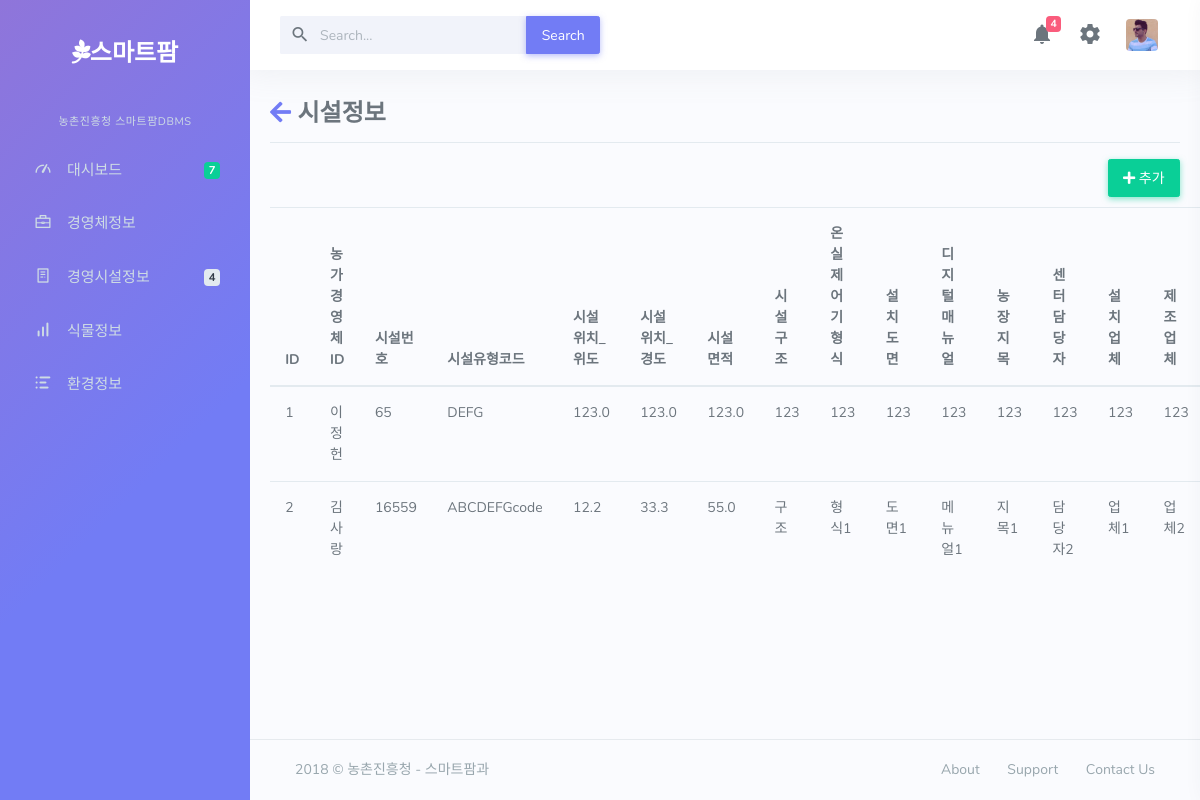
Before: /gi with the older database file.
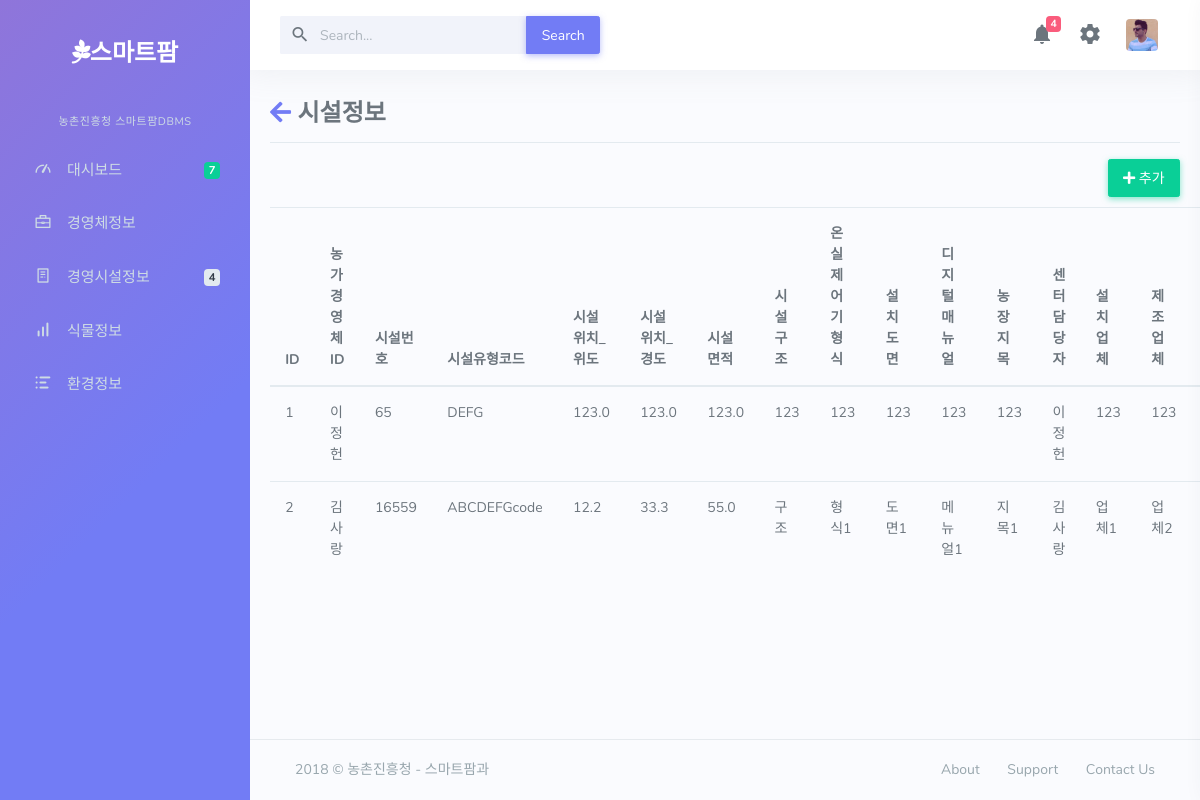
After: the same page with the newer database file.
### dashboard/models.py (models this page shows, shortened)
class gb_info(models.Model):
	FI_ID=models.ForeignKey(e1model)
	GB_NUMBER=models.IntegerField(null=True)
	GB_KIND_CODE=models.CharField(max_length=20)
	GB_FA_LATITUDE=models.FloatField(null=True)
	GB_FA_LONGITUDE=models.FloatField(null=True)
	GB_SIZE=models.FloatField(null=True)
	GB_ARCHITECTURE=models.CharField(max_length=50)
	GB_CONT_KIND=models.CharField(max_length=50)
	GB_INSTALL_DIAGRM=models.CharField(max_length=50)
	GB_DIGITAL_MANUAL=models.CharField(max_length=50)
	GB_FA_LAND_CATER=models.CharField(max_length=50)
	GB_CENTER_DIRECT=models.CharField(max_length=10)
	GB_INSTAL=models.CharField(max_length=50)
	GB_MANUFA=models.CharField(max_length=50)
	GB_MAINTE_COMP=models.CharField(max_length=50)
	DA_ID=models.ForeignKey(device_admin)

class e1model(models.Model):
	GB_FA_ID=models.CharField(max_length=30)
	GB_FA_PW=models.CharField(max_length=20)
	CTVT_FCLTY_ID=models.CharField(max_length=30)
	GB_FA_PHONE=models.CharField(max_length=13)
	GB_FA_EMAIL=models.CharField(max_length=30)
	GB_FA_ADDR=models.CharField(max_length=100)
	GB_FA_NAME=models.CharField(max_length=20)
	GB_FA_SIZE=models.IntegerField(null=True)
	GB_FAM_NUM=models.IntegerField(null=True)
	GB_COOPER_UNIT=models.CharField(max_length=30)

### dashboard/views.py (the view)
# urls.py: url(r'^gi$',views.gi,name='gi'),
def gi(request):
	ds=gb_info.objects.all()
	return render(request,"farm/gi.html",{"ds":ds})

### dashboard/templates/farm/gi.html (shortened to what this page needs)
{% extends 'farm/base.html' %}
{% block content %}
{% load staticfiles %}
	<link href="{% static 'farm/css/e1.css' %}" rel="stylesheet">
	<link href="https://use.fontawesome.com/releases/v5.0.7/css/all.css" rel="stylesheet">
	<div class=tg>
		<h3><a href="{% url 'elist' %}"><i class="fas fa-arrow-left"></i></a> 시설정보</h3>
		<hr>
		<a href="{% url 'gi_update' %}"><button class="btn btn-success"><i class="fas fa-plus"></i> 추가</button></a>
		<table class="table table-hover">
		  <thead>
		    <tr>
		      <th scope="col">ID</th>
		      <th scope="col">농가경영체ID</th>
		      <th scope="col">시설번호</th>
		      <th scope="col">시설유형코드</th>
		      <th scope="col">시설위치_위도</th>
		      <th scope="col">시설위치_경도</th>
		      <th scope="col">시설면적</th>
		      <th scope="col">시설구조</th>
		      <th scope="col">온실제어기형식</th>
		      <th scope="col">설치도면</th>
		      <th scope="col">디지털매뉴얼</th>
		      <th scope="col">농장지목</th>
		      <th scope="col">센터담당자</th>
		      <th scope="col">설치업체</th>
		      <th scope="col">제조업체</th>
		      <th scope="col">유지보수업체</th>
		    </tr>
		  </thead>
		  <tbody>
		{% for i in ds %}
			<tr>
				<td>{{i.id}}</td>
				<td>{{i.FI_ID.GB_FA_NAME}}</td>
				<td>{{i.GB_NUMBER}}</td>
				<td>{{i.GB_KIND_CODE}}</td>
				<td>{{i.GB_FA_LATITUDE}}</td>
				<td>{{i.GB_FA_LONGITUDE}}</td>
				<td>{{i.GB_SIZE}}</td>
				<td>{{i.GB_ARCHITECTURE}}</td>
				<td>{{i.GB_CONT_KIND}}</td>
				<td>{{i.GB_INSTALL_DIAGRM}}</td>
				<td>{{i.GB_DIGITAL_MANUAL}}</td>
				<td>{{i.GB_FA_LAND_CATER}}</td>
				<td>{{i.GB_CENTER_DIRECT}}</td>
				<td>{{i.GB_INSTAL}}</td>
				<td>{{i.GB_MANUFA}}</td>
				<td>{{i.GB_MAINTE_COMP}}</td>
			</tr>
		{% endfor %}
		</tbody>
		</table>
	</div>
{% endblock %}

Changed rows visible on the page:
changed gb_info "DEFG": GB_CENTER_DIRECT "123" → "이정헌"
changed gb_info "ABCDEFGcode": GB_CENTER_DIRECT "담당자2" → "김사랑"
